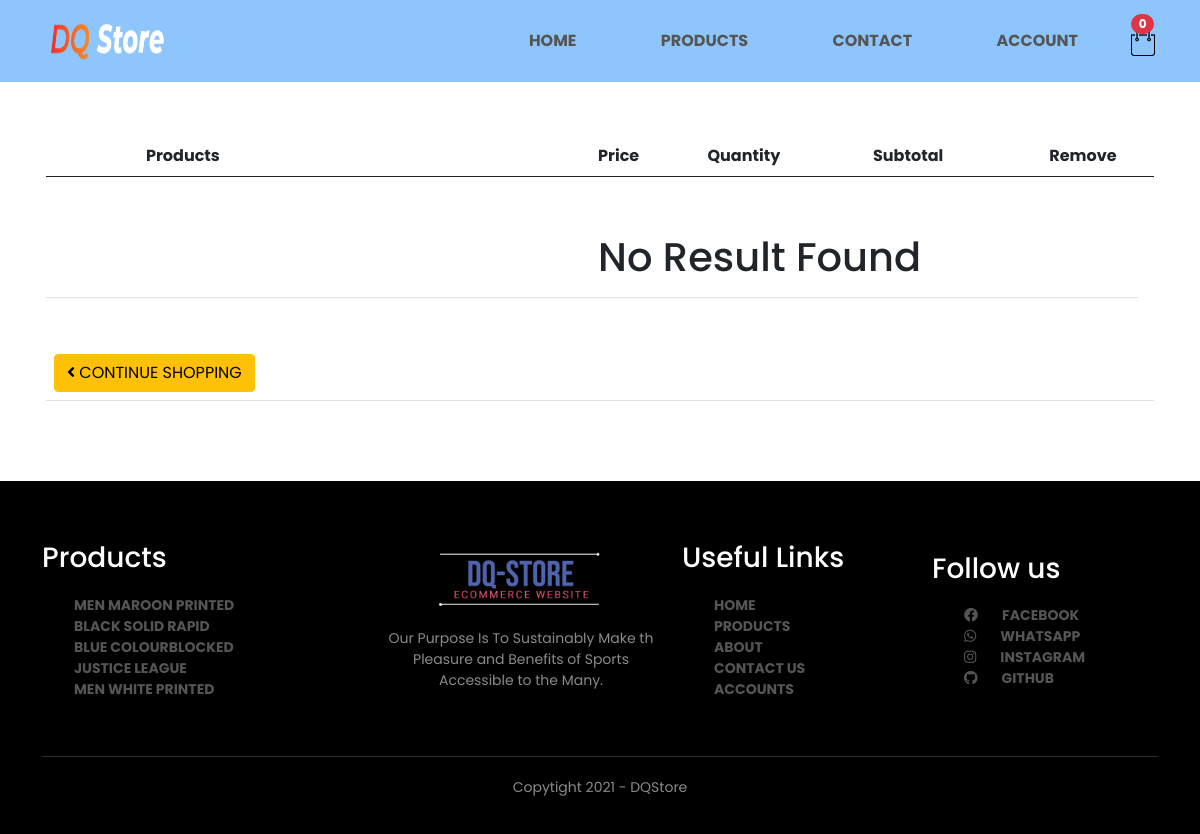
Page /cart/ on the committed database.
### ECOMMERCE/models/products.py (models this page shows, shortened)
class Product(models.Model):
    product_name = models.CharField(max_length=50,null=False)
    desc = models.CharField(max_length=400)
    categoryID = models.ForeignKey(Category,on_delete=models.CASCADE)
    price = models.IntegerField()
    discount = models.IntegerField()
    sale = models.BooleanField(default=False)
    ranking = models.IntegerField()

### ECOMMERCE/models/social_media_links.py (models this page shows, shortened)
class Social_links(models.Model):
    facebook = models.URLField(max_length=400, null=False)
    whatsapp = models.URLField(max_length=400, null=False)
    github = models.URLField(max_length=400, null=False)
    instagram = models.URLField(max_length=400, null=False)

### ECOMMERCE/views/cart.py (the view, shortened to what this page needs)
# urls.py: path('cart/', views.cart, name='cart'),
def cart(request):
    client = auth=(KEY_ID, KEY_SECRET)
    delete = request.GET.get('delete')
    total_bill = request.GET.get('bill')
    cart=request.session.get('cart')
    return render(request, 'ECOMMERCE/cart.html')

### ECOMMERCE/templatetags/products_tags.py (called while the page is built)
@register.filter
def footer_products(p):
    footer_items = Product.objects.filter(ranking=5)[:5]
    return footer_items

@register.filter
def social_links(p):
    links = Social_links.objects.all()
    return links

### ECOMMERCE/templates/ECOMMERCE/cart.html (shortened to what this page needs)
{% extends 'ECOMMERCE/base.html' %}
{% load static %}
{% load products_tags %}
{% block links %}
<link href="https://cdn.jsdelivr.net/npm/bootstrap@5.0.1/dist/css/bootstrap.min.css" rel="stylesheet"
>
<link rel="stylesheet" href="{% static 'ECOMMERCE/index.css' %}">
<link rel="stylesheet" href="{% static 'ECOMMERCE/checkout.css' %}">
<link rel="stylesheet" href="https://pro.fontawesome.com/releases/v5.10.0/css/all.css"
/>
{% endblock links %}
{% block content %}
<div class="mt-5"><p>.</p></div>
<div class="container checkout mt-5 p-3 rounded cart">
    <table id="cart" class="table table-hover table-condensed">
        <thead>
            <tr>
                <th style="width:50%; padding-left:100px;">Products</th>
                <th style="width:10%">Price</th>
                <th style="width:8%">Quantity</th>
                <th style="width:22%" class="text-center">Subtotal</th>
                <th style="width:22%" class="text-center">Remove</th>
                <th style="width:10%"></th>
            </tr>
        </thead>
        <tbody>
        {% if request.session.cart %}
            {% for product in products %}
            <tr>
                <td data-th="Product">
                    <div class="row">
                        {% for image in product.id|product_pics1 %}
                        <a href="{% url 'each_product' product.id %}"><div class="col-sm-2 hidden-xs"><img src="{{ image.pic.url }}" width="70px"  alt="..." class="img-responsive"/></div></a>
                        {% endfor %}
                        <div class="col">
                            <h6 class="nomargin">{{ product.product_name }}</h6>
                        </div>
                    </div>
                </td>
                <td data-th="Price">{% cal_discount product.price product.discount as value %}{{ value|rupees }}</td>
                <td data-th="Quantity">
                    <p class="d-block text-center">{% quantity_func request.session.cart product.id as quantity %}{{ quantity }}</p>
                </td>
                <td data-th="Subtotal" class="text-center">{% subtotal_func value quantity as subtotal %}{{ subtotal|rupees }}</td>
                <td class="actions" data-th="">
                    <a class="btn btn-danger btn-sm" href=".?delete={{ product.id }}" style="padding-left:50px;padding-right:50px;"><i class="fas fa-trash"></i></a>
                </td>
            </tr>
            {% endfor %}
        </tbody>
        <tfoot>
            <tr>
                <td><a href="{% url 'products' %}" class="btn btn-warning mt-5"><i class="fa fa-angle-left"></i> Continue Shopping</a></td>
                <td colspan="2" class="hidden-xs"></td>
                <td class="hidden-xs text-center">Total: &nbsp;<strong class="mt-5"><u>{% total request as total_bill %}{{ total_bill|rupees }}</u></strong></td>
                <td colspan="2"><a {% if request.user.is_authenticated %} href=".?bill={{ total_bill }}"{% else %} href="{% url 'login' 1 %}" {% endif %} class="btn btn-success mt-5">Checkout <i class="fa fa-angle-right"></i></a></td>
            </tr>
        {% else %}
            <tr>
                <td colspan="1" class="hidden-xs"></td>
                <td  colspan="4"><h1 class="mt-5">No Result Found</h1></td>
            </tr>
            <tr>
                <td><a href="{% url 'products' %}" class="btn btn-warning mt-5"><i class="fa fa-angle-left"></i> Continue Shopping</a></td>
                <td colspan="5" class="hidden-xs"></td>
            </tr>
        {% endif %}
    </table>
</div>
{% endblock content %}

### ECOMMERCE/templates/ECOMMERCE/footer.html
{% load static %}
{% load products_tags %}
{% load products_tags %}
<div class="footer mt-5">
  <div class="container">
      <div class="row">
          <div class="footer-col-1">
              <h3>Products</h3>
              <ul>
                  {% for fp in p|footer_products %}
                <a href="{% url 'each_product' fp.id %}"><li>{{ fp.product_name }}</li></a>
                  {% endfor %}
            </ul>
          </div>
          <div class="footer-col-2">
              <img src="{% static 'ECOMMERCE/images/dqstore.png' %}">
              <p>Our Purpose Is To Sustainably Make th Pleasure and Benefits of Sports Accessible to the Many.</p>
          </div>
          <div class="footer-col-3">
              <h3>Useful Links</h3>
              <ul>
                <a href="{% url 'home' %}"><li>HOME</li></a>
                <a href="{% url 'products' %}"><li>Products</li></a>
                <a href="#"><li>About</li></a>
                <a href="{% url 'contactus' %}"><li>Contact US</li></a>
                <a href="{% url 'registration' %}"><li>Accounts</li></a>
              </ul>
          </div>
          <div class="footer-col-4">
              <h3>Follow us</h3>
              <ul>
                  {% for link in p|social_links %}
                  <a href="{{ link.facebook }}"><li><i class="fab fa-facebook pe-4"></i>Facebook</li></a>
                  <a href="{{ link.whatsapp }}"><li><li><i class="fab fa-whatsapp pe-4"></i>Whatsapp</li></a>
                  <a href="{{ link.instagram }}"><li><li><i class="fab fa-instagram pe-4"></i>Instagram</li></a>
                  <a href="{{ link.github }}"><li><li><i class="fab fa-github pe-4"></i>Github</li></a>
                  {% endfor %}
              </ul>
          </div>
      </div>
      <hr>
      <p class="copyright"> Copytight 2021 - DQStore</p>
  </div>
</div>

### ECOMMERCE/static/ECOMMERCE/index.css (style rules this page uses)
* { margin: 0; padding: 0; box-sizing: border-box; }
body { font-family: 'Poppins', sans-serif; }
:root { --text-color: #555; --text-color-2: #8a8a8a; --highlight-color: #ff523b; --dark-highlight-color: #563434; --bg-color: #ffd6d6; }
a { text-decoration: none; color: var(--text-color); font-weight: bold; text-transform: uppercase; }
.row { display: flex; align-items: center; flex-wrap: wrap; justify-content: space-around; }
.footer { background: #000; color: var(--text-color-2); font-size: 14px; padding: 60px 0 20px; }
.footer p { color: var(--text-color-2); }
.footer h3 { color: #fff; margin-bottom: 20px; }
.footer-col-1, .footer-col-2, .footer-col-3, .footer-col-4 { min-width: 250px; margin-bottom: 20px; }
.footer-col-1 { flex-basis: 30%; }
.footer-col-2 { flex: 1; text-align: center; }
.footer-col-2 img { width: 180px; margin-bottom: 20px; }
.footer-col-3, .footer-col-4 { flex-basis: 12%; }
ul { list-style-type: none; }
.footer hr { border: none; background: #b5b5b5; height: 1px; margin: 20px 0; }
.copyright { text-align: center; }

### ECOMMERCE/static/ECOMMERCE/checkout.css (style rules this page uses)
.table>tbody>tr>td, .table>tfoot>tr>td { vertical-align: middle; }

### ECOMMERCE/templates/ECOMMERCE/navbar.html (style rules this page uses)
.cart { top: -12px; left: 3px; }

### rows in the picture
Product: product_name "MEN MAROON PRINTED"
Product: product_name "BLACK SOLID RAPID"
Product: product_name "BLUE COLOURBLOCKED"
Product: product_name "JUSTICE LEAGUE"
Product: product_name "MEN WHITE PRINTED"

### other values in the picture
{{ request.session.cart|length }} "0"
